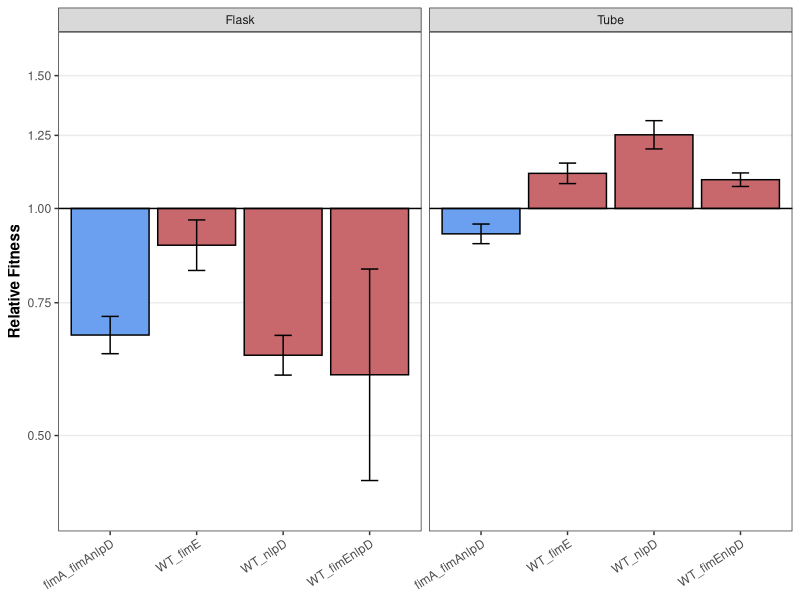
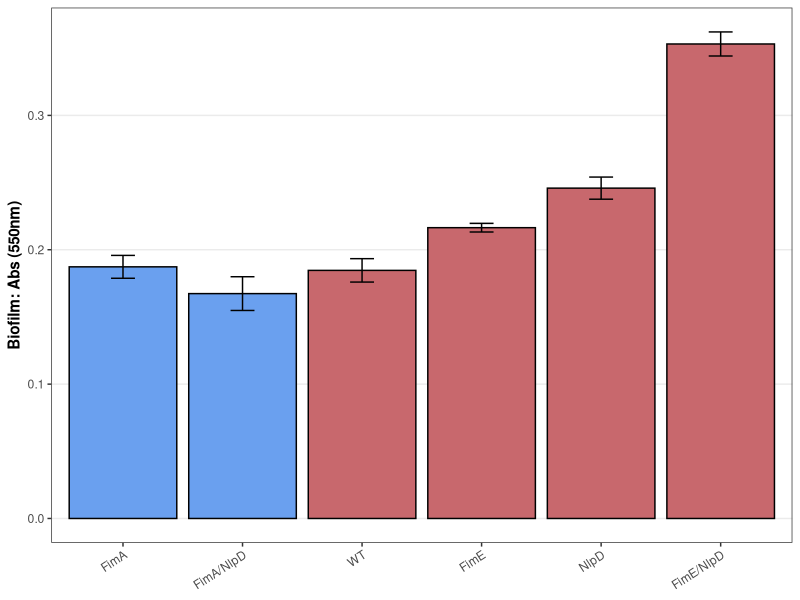
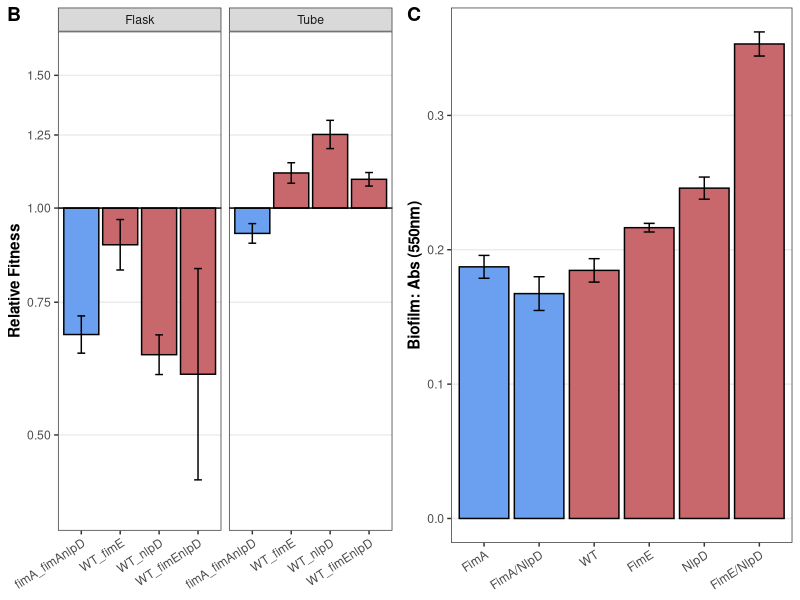

R code for these plots, in order:
#Load Required Libraries 
library(ggplot2)
library(ggpubr)
library(reshape2)
library(cowplot)
library(dplyr)
library(chron)
library(ggrepel)
library(data.table)
library(rstatix)

#setwd("<Path to GitHub Dir>")


###Plot Competition Data for nlpD mutants
nlpD_Comps<-read.table("Figure_5/NlpD_Comps.txt",sep="\t",header=TRUE)
nlpD_Comps

nlpD_Comps$Competition <- factor(nlpD_Comps$Competition , levels = c("fimA_fimAnlpD","WT_fimE","WT_nlpD","WT_fimEnlpD"))


Figure_5B_NlpD_Comp_Plot<-ggplot(nlpD_Comps,aes(x=Competition,y=W_Strain2,fill=Competition))+
  stat_summary(fun = "mean", geom = "bar", color="black")+
  stat_summary(fun.data = "mean_se", geom = "errorbar", width=0.2, color="black")+
  geom_hline(yintercept = 1, color="black")+
  scale_y_log10(limits=c(0.4,1.6),breaks=c(0.5,0.75,1,1.25,1.5))+
  ylab("Relative Fitness")+
  scale_fill_manual(values=c("#6AA0EF","#c8686d","#c8686d","#c8686d"))+
  theme_bw()+
  theme(legend.position = "none", axis.title.x = element_blank(),axis.title.y = element_text(face="bold"),panel.grid.major.x = element_blank(),panel.grid.minor = element_blank(), axis.text.x = element_text(angle=33, hjust = 1))+
  facet_grid(~Growth.Vessel)

Figure_5B_NlpD_Comp_Plot

nlpD_Comps %>% group_by(Growth.Vessel,Competition) %>% summarise(mean.fit=mean(W_Strain2))


###Plot Biofilm Data for nlpD mutants
nlpD_Biofilm<-read.table("Figure_5/NlpD_Biofilm.txt",sep="\t",header=TRUE)
nlpD_Biofilm

nlpD_Biofilm$Strain <- factor(nlpD_Biofilm$Strain, levels = c("FimA","FimA/NlpD","WT","FimE","NlpD","FimE/NlpD"))


Figure_5C_NlpD_Biofilm_Plot<-ggplot(nlpD_Biofilm,aes(x=Strain,y=OD550,fill=Strain))+
  stat_summary(fun = "mean", geom = "bar", color="black")+
  stat_summary(fun.data = "mean_se", geom = "errorbar", width=0.2, color="black")+
  ylab("Biofilm: Abs (550nm)")+
  scale_fill_manual(values=c("#6AA0EF","#6AA0EF","#c8686d","#c8686d","#c8686d","#c8686d"))+
  theme_bw()+
  theme(legend.position = "none", axis.title.x = element_blank(), axis.title.y = element_text(face="bold"),panel.grid.major.x = element_blank(),panel.grid.minor = element_blank(), axis.text.x = element_text(angle=33, hjust = 1))

Figure_5C_NlpD_Biofilm_Plot
plot_grid(Figure_5B_NlpD_Comp_Plot,Figure_5C_NlpD_Biofilm_Plot,nrow=1,align = "vh", labels=c("B","C"))
